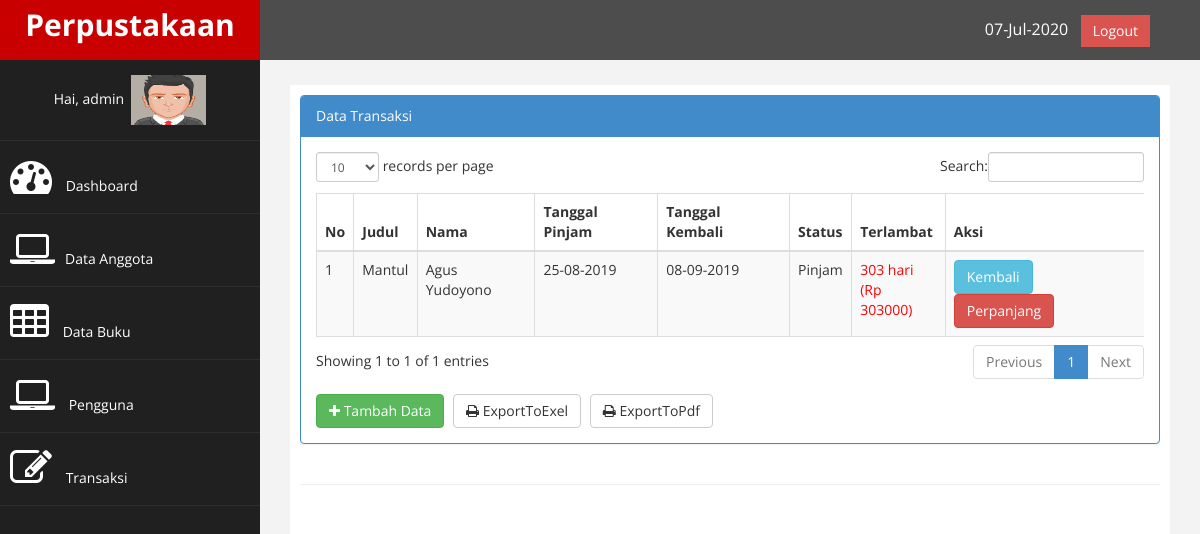
The page /index.php?page=transaksi (signed in) on the database its author committed.
### tables this page shows
CREATE TABLE `tb_user` (
  `id` int(11) NOT NULL,
  `username` varchar(100) NOT NULL,
  `password` varchar(100) NOT NULL,
  `nama` varchar(200) NOT NULL,
  `level` varchar(30) NOT NULL,
  `foto` varchar(200) NOT NULL
);

CREATE TABLE `tb_transaksi` (
  `id` int(9) NOT NULL,
  `judul` varchar(200) NOT NULL,
  `nim` varchar(11) NOT NULL,
  `nama` varchar(250) NOT NULL,
  `tgl_pinjam` varchar(30) NOT NULL,
  `tgl_kembali` varchar(30) NOT NULL,
  `status` varchar(100) NOT NULL
);

### function.php (called while the page is built)
<?php
function terlambat($tgl_dateline, $tgl_kembali) {
$tgl_dateline_pcs = explode ("-", $tgl_dateline);
$tgl_dateline_pcs = $tgl_dateline_pcs[2]."-".$tgl_dateline_pcs[1]."-".$tgl_dateline_pcs[0];
$tgl_kembali_pcs = explode ("-", $tgl_kembali);
$tgl_kembali_pcs = $tgl_kembali_pcs[2]."-".$tgl_kembali_pcs[1]."-".$tgl_kembali_pcs[0];
$selisih = strtotime ($tgl_kembali_pcs) - strtotime ($tgl_dateline_pcs);
$selisih = $selisih / 86400;
if ($selisih>=1) {
	$hasil_tgl = floor($selisih);
}
else {
	$hasil_tgl = 0;
}
return $hasil_tgl;
}
?>

### page/transaksi/transaksi.php (the view)
<div class="row">
                <div class="col-md-12">
                    <div class="panel panel-primary">
                        <div class="panel-heading">
                             Data Transaksi
                        </div>
                        <div class="panel-body">
                            <div class="table-responsive">
                                <table class="table table-striped table-bordered table-hover" id="dataTables-example">
                                    <thead>
                                        <tr>
                                            <th>No</th>
                                            <th>Judul</th>
                                            <th>Nama</th>
                                            <th>Tanggal Pinjam</th>
                                            <th>Tanggal Kembali</th>
                                            <th>Status</th>
                                            <th>Terlambat</th>
                                            <th>Aksi</th>
                                        </tr>
                                    </thead>
                                    <tbody>
                                        <?php
                                            $no = 1;
                                            $sql = $koneksi->query("select * from tb_transaksi where status='pinjam' ");
                                            while ($data= $sql->fetch_assoc()) {
                                        ?>
                                        <tr>
                                            <td><?php echo $no++; ?></td>
                                            <td><?php echo $data['judul'];?></td>
                                            <td><?php echo $data['nama'];?></td>
                                            <td><?php echo $data['tgl_pinjam'];?></td>
                                            <td><?php echo $data['tgl_kembali'];?></td>
                                            <td><?php echo $data['status'];?></td>
                                            <td>
                                            	<?php
                                            	$denda = 1000;
                                            	$tanggal_dateline = $data['tgl_kembali'];
                                            	$tgl_kembali=date('Y-m-d');
                                            	$lambat = terlambat($tanggal_dateline, $tgl_kembali);
                                            	$denda1 = $lambat*$denda;
                                            	if ($lambat>0) {
                                            		echo "<font color='red'>$lambat hari <br> (Rp $denda1)</font>";
                                            	}else{
                                            		echo $lambat. "hari";
                                            	}
                                            	?>
                                            </td>
                                            <td>
                                                <a href="?page=transaksi&aksi=kembali&id=<?php echo $data['id']; ?>&judul=<?php echo $data['judul']?>" class="btn btn-info" >Kembali</a>
                                                <a href="?page=transaksi&aksi=perpanjang&id=<?php echo $data['id']; ?>&judul=<?php echo $data['judul'];?>&tgl_kembali=<?php echo $data['tgl_kembali']?>&lambat=<?php echo $lambat; ?>" class="btn btn-danger" >Perpanjang</a>
                                            </td>
                                        </tr>
                                        <?php  } ?>
                                    </tbody>
                                    </table>
                                  </div>
                                  <a href="?page=transaksi&aksi=tambah" class="btn btn-success" style="margin-top: 8px;"><i class="fa fa-plus"></i> Tambah Data</a>
                                  <a href="./laporan/laporan_transaksi_exel.php" class="btn btn-default" target="blank" style="margin-top: 8px; margin-left: 5px;"><i class="fa fa-print"></i> ExportToExel</a>
                                  <a href="./laporan/laporan_transaksi.php" class="btn btn-default" target="blank" style="margin-top: 8px; margin-left: 5px;"><i class="fa fa-print"></i> ExportToPdf</a>
                        </div>
                     </div>
                   </div>
     </div>

### index.php (shortened to what this page needs)
<?php
    $koneksi = new mysqli("localhost","root","","db_perpustakaan");
    include "function.php";
    if($_SESSION['admin'] || $_SESSION['user']){
?>
<!DOCTYPE html>
<html xmlns="http://www.w3.org/1999/xhtml">
<head>
    <link href="assets/css/bootstrap.css" rel="stylesheet" />
    <link href="assets/css/font-awesome.css" rel="stylesheet" />
    <link href="assets/css/custom.css" rel="stylesheet" />
   <link href="assets/js/dataTables/dataTables.bootstrap.css" rel="stylesheet" />
</head>
<body>
    <div id="wrapper">
        <nav class="navbar navbar-default navbar-cls-top " role="navigation" style="margin-bottom: 0">
            <div class="navbar-header">
                <a class="navbar-brand" href="index.php">Perpustakaan</a>
            </div>
  <div style="color: white;
padding: 15px 50px 5px 50px;
float: right;
font-size: 16px;"><?php echo date('d-M-Y'); ?> &nbsp; <a href="logout.php" class="btn btn-danger square-btn-adjust">Logout</a> </div>
        </nav>
                <nav class="navbar-default navbar-side" role="navigation">
            <div class="sidebar-collapse">
                <ul class="nav" id="main-menu">
				<li class="text-center">
                    <?php
                           if($_SESSION['admin']){
                                $user_l=$_SESSION['admin'];
                           }elseif ($_SESSION['user']) {
                                $user_l=$_SESSION['user'];
                           }
                           $sql_u = $koneksi->query("select* from tb_user where id='$user_l'");
                           $data_u = $sql_u->fetch_assoc();
                        ?>
                     <a>Hai, <?php echo $data_u['username']; ?>&nbsp;&nbsp;<img src="images/<?php echo $data_u['foto']; ?>" alt="" width="75" height="50" style=""></a></li>
                    <li>
                        <a  href="index.php"><i class="fa fa-dashboard fa-3x"></i> Dashboard</a>
                    </li>
                    <li>
                        <a  href="?page=anggota"><i class="fa fa-laptop fa-3x"></i>Data Anggota</a>
                    </li>
                    <li>
                        <a  href="?page=buku"><i class="fa fa-table fa-3x"></i> Data Buku</a>
                    </li>
                    <?php if ($_SESSION['admin']) {?>
                    <li>
                        <a  href="?page=pengguna"><i class="fa fa-laptop fa-3x"></i></i> Pengguna</a>
                    </li>
                    <?php } ?>
                    <li>
                        <a  href="?page=transaksi"><i class="fa fa-edit fa-3x"></i></i> Transaksi</a>
                    </li>
                </ul>
            </div>
        </nav>
        <div id="page-wrapper" >
            <div id="page-inner">
                <div class="row">
                    <div class="col-md-12">
                     	<?php
                     		$page = $_GET['page'];
                     		$aksi = $_GET['aksi'];
                     		if ($page == "buku") {
                     			if ($aksi == "") {
                     				include "page/buku/buku.php";
                     			}elseif ($aksi== "tambah") {
                                    include "page/buku/tambah.php";
                                }elseif ($aksi== "ubah") {
                                    include "page/buku/ubah.php";
                                }elseif ($aksi== "hapus") {
                                    include "page/buku/hapus.php";
                                }elseif ($aksi== "cetak") {
                                    include "page/buku/form_laporan_buku.php";
                                }
                     		}elseif ($page == "transaksi" ) {
                     			if ($aksi == "") {
                     				include "page/transaksi/transaksi.php";
                     			}elseif ($aksi == "tambah") {
                                    include "page/transaksi/tambah.php";
                                }elseif ($aksi == "kembali") {
                                    include "page/transaksi/kembali.php";
                                }elseif ($aksi == "perpanjang") {
                                    include "page/transaksi/perpanjang.php";
                                }
                            }elseif ($page=="") {
                                include "home.php";
                            }
                     	?>
                    </div>
                </div>
                 <hr />
    </div>
            </div>
        </div>
</body>
</html>
<?php
    }else{
        header("location:login.php");
    }
?>

### assets/css/custom.css (style rules this page uses)
body { font-family: 'Open Sans', sans-serif; }
#wrapper { width: 100%; background:#202020; }
#page-wrapper { padding: 15px 15px; min-height: 600px; background:#F3F3F3; }
#page-inner { width:100%; margin:10px 20px 10px 0px; background-color:#fff!important; padding:10px; min-height:1200px; }
.text-center { text-align:center; }
.square-btn-adjust { border: 0px solid transparent; -webkit-border-radius: 0px; -moz-border-radius: 0px; border-radius: 0px; }
.navbar-cls-top .navbar-brand { color: #fff; background: #C90000; width: 260px; text-align: center; height: 60px; font-size: 30px; font-weight: 700; }
.sidebar-collapse , .sidebar-collapse .nav { background:none; }
.sidebar-collapse .nav { padding:0; }
.sidebar-collapse .nav > li > a { color:#fff; background:#202020; text-shadow:none; }
.sidebar-collapse > .nav > li > a { padding:15px 10px; }
.sidebar-collapse > .nav > li { border-bottom: 1px solid rgba(107, 108, 109, 0.19); }
.navbar-side { border:none; background-color: #202020; }
.navbar-cls-top { background:#4D4D4D; border-bottom:none; }
.navbar-default { border:0px solid black; }
.navbar-header { background: #A70303; }
.nav > li > a > i { margin-right:10px; }
@media (min-width:768px) { #page-wrapper { margin: 0 0 0 260px; padding: 15px 30px; min-height: 1200px; } }
@media (min-width:768px) { .navbar-side { z-index: 1; position: absolute; width: 260px; } }
@media (min-width:768px) { .navbar { border-radius: 0px; } }

### rows shown on the page
tb_user: username "admin", foto (picture)
tb_transaksi: judul "Mantul", nama "Agus Yudoyono", tgl_pinjam "25-08-2019", tgl_kembali "08-09-2019", status "Pinjam", tgl_kembali "303", tgl_kembali "303000"
